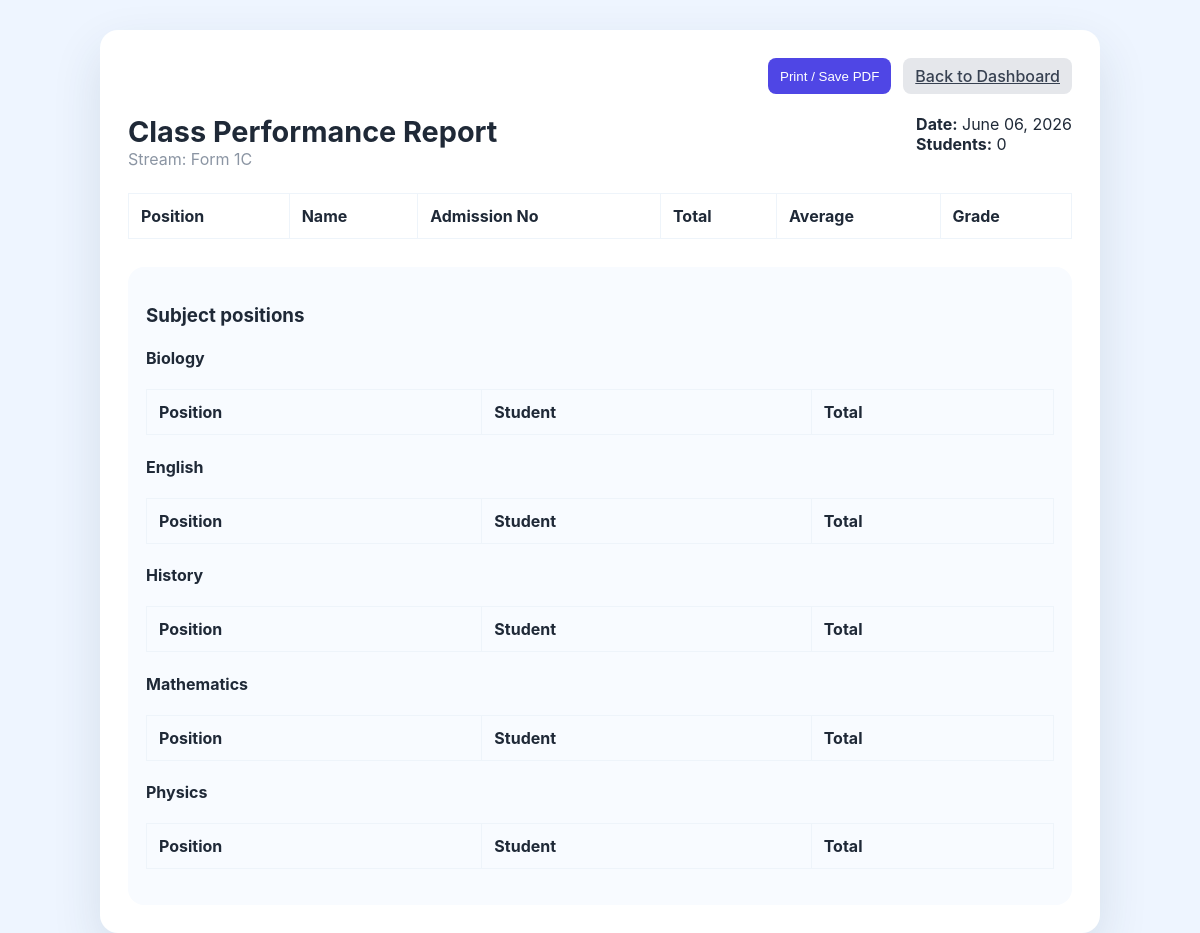
/class_report.php?stream_id=1 (signed in), run on the app's committed database.
### tables this page shows
CREATE TABLE `streams` (
  `id` int(10) UNSIGNED NOT NULL,
  `name` varchar(120) NOT NULL,
  `created_at` timestamp NOT NULL DEFAULT current_timestamp()
);

CREATE TABLE `subjects` (
  `id` int(10) UNSIGNED NOT NULL,
  `name` varchar(120) NOT NULL,
  `created_at` timestamp NOT NULL DEFAULT current_timestamp()
);

### config.php (called while the page is built, shortened)
<?php
function sanitize($value) {
    return htmlspecialchars(trim($value), ENT_QUOTES, 'UTF-8');
}

### class_report.php (the view, shortened to what this page needs)
<?php
require_once __DIR__ . '/config.php';
$streamId = isset($_GET['stream_id']) ? (int) $_GET['stream_id'] : 0;
$pdo = db();
$streamStmt = $pdo->prepare('SELECT id, name FROM streams WHERE id = ?');
$streamStmt->execute([$streamId]);
$stream = $streamStmt->fetch();
$subjectsStmt = $pdo->prepare('SELECT sub.id, sub.name FROM subjects sub JOIN stream_subjects ss ON ss.subject_id = sub.id WHERE ss.stream_id = ? ORDER BY sub.name');
$subjectsStmt->execute([$streamId]);
$subjects = $subjectsStmt->fetchAll();
$studentMap = [];
$reportRows = array_values($studentMap);
usort($reportRows, fn($a, $b) => $b['total'] <=> $a['total']);
?>
<!doctype html>
<html lang="en">
<head>
  <link rel="stylesheet" href="css/styles.css">
</head>
<body>
  <div class="report-card">
    <div class="report-actions">
      <button class="btn primary" onclick="window.print()">Print / Save PDF</button>
      <a class="btn" href="index.php">Back to Dashboard</a>
    </div>
    <header>
      <div>
        <h1>Class Performance Report</h1>
        <div class="muted">Stream: <?php echo sanitize($stream['name']); ?></div>
      </div>
      <div>
        <div><strong>Date:</strong> <?php echo date('F d, Y'); ?></div>
        <div><strong>Students:</strong> <?php echo count($reportRows); ?></div>
      </div>
    </header>
    <table>
      <thead>
        <tr><th>Position</th><th>Name</th><th>Admission No</th><th>Total</th><th>Average</th><th>Grade</th></tr>
      </thead>
    </table>
    <div class="section-block">
      <h3>Subject positions</h3>
      <?php if (count($subjects) === 0): ?>
        <p class="muted">No subjects assigned to this stream yet.</p>
      <?php else: ?>
        <?php foreach ($subjects as $subject): ?>
          <div style="margin-bottom:18px;">
            <h4><?php echo sanitize($subject['name']); ?></h4>
            <table>
              <thead>
                <tr><th>Position</th><th>Student</th><th>Total</th></tr>
              </thead>
            </table>
          </div>
        <?php endforeach; ?>
      <?php endif; ?>
    </div>
  </div>
</body>
</html>

### css/styles.css (style rules this page uses)
:root { --bg:#f3f6fb; --panel:#ffffff; --muted:#8b95a3; --blue:#3b82f6; --orange:#f59e0b; --pink:#ec4899; --green:#10b981; --shadow: 0 10px 25px rgba(58,66,86,0.07); --card-radius:12px; --gap:18px; --max-width:1200px; }
* { box-sizing:border-box }
html, body { height:100%; margin:0; font-family:Inter,system-ui, -apple-system, 'Segoe UI', Roboto, 'Helvetica Neue', Arial;color:#1f2937; background:var(--bg) }
a { color:inherit }
.muted { color:var(--muted) }
.btn { padding:8px 12px;border-radius:8px;border:0;background:#e5e7eb;color:#374151;cursor:pointer;font-weight:500;transition:background 0.2s ease }
.btn.primary { background:#4f46e5;color:white }

### class_report.php (style rules this page uses)
body { background:#eef5ff;padding:30px; }
.report-card { max-width:1000px;margin:0 auto;background:white;border-radius:18px;box-shadow:0 20px 50px rgba(34,60,80,.12);padding:28px; }
.report-card header { display:flex;justify-content:space-between;align-items:flex-start;gap:20px;margin-bottom:24px; }
.report-card h1 { margin:0;font-size:1.8rem; }
.report-card table { width:100%;border-collapse:collapse;margin-top:18px; }
.report-card td, .report-card th { padding:12px;border:1px solid #eef4fa;text-align:left; }
.report-actions { display:flex;gap:12px;justify-content:flex-end;margin-bottom:20px; }
.section-block { margin-top:28px;padding:18px;border-radius:16px;background:#f8fbff; }

### data on the page
streams: name "Form 1C"
subjects: name "Biology"
subjects: name "English"
subjects: name "History"
subjects: name "Mathematics"
subjects: name "Physics"

### other printed values
count($reportRows) "0"
